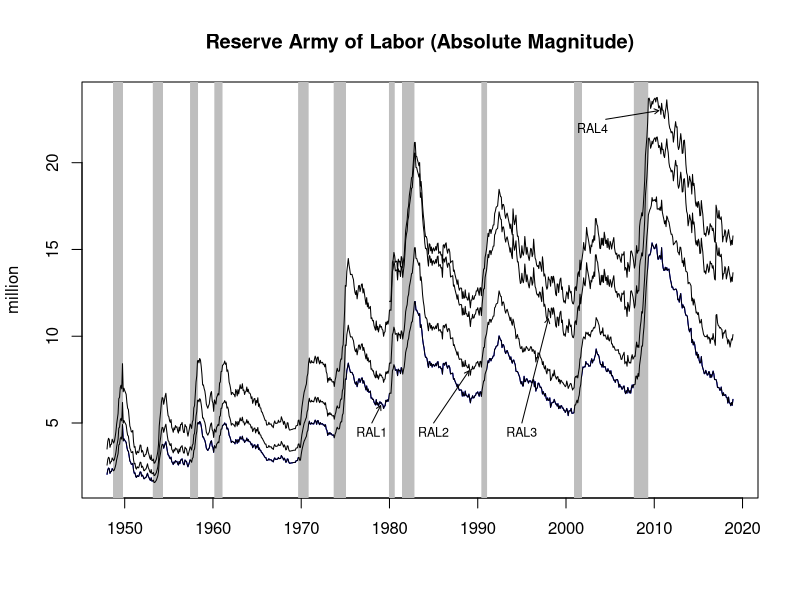
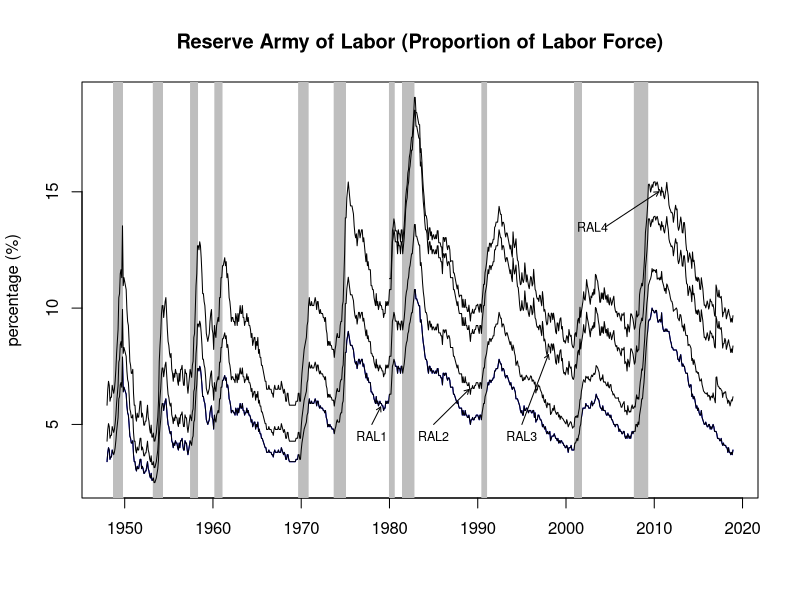

These charts were generated, in order, by the following R code:
# ------------------------------------------------ #
# Code for Table 3.1, Figure 3.6, Figure 3.7
# In the book, the data stopped in 2016
# Here, the data has been updated till 2018
# That is why the numbers are slightly different
# from what is reported in the book
# ------------------------------------------------- #


# LIBRARIES
library(foreign)
library(xtable)
library(lubridate)
library(tidyverse)
library(ggplot2)
library(readxl)



# ---------------------------------------------------- #
# ---  Total Incarcerated population (prison + jails)
datapr <- read_excel("RAL_Data.xlsx", sheet = "prison")


N <- length(datapr$prispop)
prpop <- numeric(12*N)
for (i in 1:N) {
  prpop[(12*(i-1)+1):(12*i)] <- datapr$prispop[i] 
}
# Create monthly series
prpop.monthly <- ts(prpop, start=c(1980,1), frequency = 12)


## --- NBER PEAK QUARTERS ---- ##
peak <- c(1948.75, 1953.25, 1957.50, 1960.25, 1969.75, 1973.75, 
          1980.00, 1981.50, 1990.50, 2001.00, 2007.75)

trough <- c(1949.75, 1954.25, 1958.25, 1961.00, 1970.75, 1975.00,
            1980.50, 1982.75, 1991.00, 2001.75, 2009.25)



# ------------------------------------------------- #
# ---- Basic data on reserve army of labor -------- #
data <- read_excel("RAL_Data.xlsx", sheet = "RAL_Basic")

# Marginally attached workers
marg <- ts(data$MARG, start=c(1948,1), freq=12)
# Part time workers
prtw <- ts(data$PRTW, start=c(1948,1), freq=12)
# Not in labour force but want job
nlfwj <- ts(data$NLFWJ, start=c(1948,1), freq=12)
# Labour force
lf <- ts(data$LF, start=c(1948,1), freq=12)
# Civilian noninstitutional population
civpop <- ts(data$CIVPOP, start=c(1948,1), freq=12)

# First measure of RAL
ral1 <- ts(data$UNEMP, start=c(1948,1), freq=12)

# Total employed workers
emp <- lf-ral1

# Second measure  of RAL (RAL2 = RAL1 + MARG + PRTW)
ral2 <- ts(data$RAL, start=c(1948,1), freq=12)

# Third measure of RAL
ral3 <- (ral2 - marg) + nlfwj

# Mean ratio of RAL2 to RAL1: 1994M1 onwards
ratio <- mean((ral2[time(ral2)>=1994])/(ral1[time(ral1)>=1994]))

# Use "ratio" to impute RAL2 for period before 1994M1
ral2[time(ral2)<1994] <- (ratio)*(ral1[time(ral1)<1994]) 

# Mean ratio of RAL3 to RAL1: 1994M1 onwards
ratio1 <- mean((ral3[time(ral3)>=1994])/(ral1[time(ral1)>=1994]))

# Use "ratio1" to impute RAL3 for period before 1994M1
ral3[time(ral3)<1994] <- (ratio1)*(ral1[time(ral1)<1994]) 

# Fourth measure of RAL (including incarcerated population)
ral4 <- ral3 + prpop.monthly/1000

# PROPORTION OF LABOUR FORCE
ral1.sh <- 100*(ral1/lf)
ral2.sh <- 100*(ral2/lf)
ral3.sh <- 100*(ral3/lf)
ral4.sh <- 100*(ral4/lf)

# PROPORTION OF CIVILIAN NONINSTITUTIONAL POPULATION
ral1.sh.pop <- 100*(ral1/civpop)
ral2.sh.pop <- 100*(ral2/civpop)
ral3.sh.pop <- 100*(ral3/civpop)
ral4.sh.pop <- 100*(ral4/civpop)



# ----------------------------------------------- #
# ------------------- TABLE 3.1 ----------------- #
# 4 measures
# RAL1: unemployed workers
# RAL2 = RAL1 + marginally attached + part-time workers
# RAL3 = RAL1 + part-time workers + not-in-labour-force but want a job
# RAL4 = RAL3 + prison & jail population

# --- MEAN
# MAGNITUDE
ral.pw.mean <- c(mean(ral1),mean(ral2),mean(ral3),mean(ral4))
ral.ga.mean <- c(mean(ral1[time(ral1)<1980]),mean(ral2[time(ral2)<1980]),mean(ral3[time(ral3)<1980]),mean(ral4[time(ral4)<1980]))
ral.nl.mean <- c(mean(ral1[time(ral1)>=1980]),mean(ral2[time(ral2)>=1980]),mean(ral3[time(ral3)>=1980]),mean(ral4[time(ral4)>=1980]))
# SHARE OF LABOUR FORCE
ral.sh.pw.mean <- c(mean(ral1.sh),mean(ral2.sh),mean(ral3.sh),mean(ral4.sh))
ral.sh.ga.mean <- c(mean(ral1.sh[time(ral1.sh)<1980]),mean(ral2.sh[time(ral2.sh)<1980]),mean(ral3.sh[time(ral3.sh)<1980]),mean(ral4.sh[time(ral4.sh)<1980]))
ral.sh.nl.mean <- c(mean(ral1.sh[time(ral1.sh)>=1980]),mean(ral2.sh[time(ral2.sh)>=1980]),mean(ral3.sh[time(ral3.sh)>=1980]),mean(ral4.sh[time(ral4.sh)>=1980]))
# SHARE OF CIV NONINST POP
ral.sh.pop.pw.mean <- c(mean(ral1.sh.pop),mean(ral2.sh.pop),mean(ral3.sh.pop),mean(ral4.sh.pop))
ral.sh.pop.ga.mean <- c(mean(ral1.sh.pop[time(ral1.sh.pop)<1980]),mean(ral2.sh.pop[time(ral2.sh.pop)<1980]),mean(ral3.sh.pop[time(ral3.sh.pop)<1980]),mean(ral4.sh.pop[time(ral4.sh.pop)<1980]))
ral.sh.pop.nl.mean <- c(mean(ral1.sh.pop[time(ral1.sh.pop)>=1980]),mean(ral2.sh.pop[time(ral2.sh.pop)>=1980]),mean(ral3.sh.pop[time(ral3.sh.pop)>=1980]),mean(ral4.sh.pop[time(ral4.sh.pop)>=1980]))


# ---- MEDIAN
# MAGNITUDE
ral.pw.median <- c(median(ral1),median(ral2),median(ral3),median(ral4))
ral.ga.median <- c(median(ral1[time(ral1)<1980]),median(ral2[time(ral2)<1980]),median(ral3[time(ral3)<1980]),median(ral4[time(ral4)<1980]))
ral.nl.median <- c(median(ral1[time(ral1)>=1980]),median(ral2[time(ral2)>=1980]),median(ral3[time(ral3)>=1980]),median(ral4[time(ral4)>=1980]))
# SHARE OF LABOUR FORCE
ral.sh.pw.median <- c(median(ral1.sh),median(ral2.sh),median(ral3.sh),median(ral4.sh))
ral.sh.ga.median <- c(median(ral1.sh[time(ral1.sh)<1980]),median(ral2.sh[time(ral2.sh)<1980]),median(ral3.sh[time(ral3.sh)<1980]),median(ral4.sh[time(ral4.sh)<1980]))
ral.sh.nl.median <- c(median(ral1.sh[time(ral1.sh)>=1980]),median(ral2.sh[time(ral2.sh)>=1980]),median(ral3.sh[time(ral3.sh)>=1980]),median(ral4.sh[time(ral4.sh)>=1980]))
# SHARE OF CIV NONINST POP
ral.sh.pop.pw.median <- c(median(ral1.sh.pop),median(ral2.sh.pop),median(ral3.sh.pop),median(ral4.sh.pop))
ral.sh.pop.ga.median <- c(median(ral1.sh.pop[time(ral1.sh.pop)<1980]),median(ral2.sh.pop[time(ral2.sh.pop)<1980]),median(ral3.sh.pop[time(ral3.sh.pop)<1980]),median(ral4.sh.pop[time(ral4.sh.pop)<1980]))
ral.sh.pop.nl.median <- c(median(ral1.sh.pop[time(ral1.sh.pop)>=1980]),median(ral2.sh.pop[time(ral2.sh.pop)>=1980]),median(ral3.sh.pop[time(ral3.sh.pop)>=1980]),median(ral4.sh.pop[time(ral4.sh.pop)>=1980]))

# ----- STANDARD DEVIATION
# MAGNITUDE
ral.pw.sd <- c(sd(ral1),sd(ral2),sd(ral3),sd(ral4))
ral.ga.sd <- c(sd(ral1[time(ral1)<1980]),sd(ral2[time(ral2)<1980]),sd(ral3[time(ral3)<1980]),sd(ral4[time(ral4)<1980]))
ral.nl.sd <- c(sd(ral1[time(ral1)>=1980]),sd(ral2[time(ral2)>=1980]),sd(ral3[time(ral3)>=1980]),sd(ral4[time(ral4)>=1980]))
# SHARE of LABOUR FORCE
ral.sh.pw.sd <- c(sd(ral1.sh),sd(ral2.sh),sd(ral3.sh),sd(ral4.sh))
ral.sh.ga.sd <- c(sd(ral1.sh[time(ral1.sh)<1980]),sd(ral2.sh[time(ral2.sh)<1980]),sd(ral3.sh[time(ral3.sh)<1980]),sd(ral4.sh[time(ral4.sh)<1980]))
ral.sh.nl.sd <- c(sd(ral1.sh[time(ral1.sh)>=1980]),sd(ral2.sh[time(ral2.sh)>=1980]),sd(ral3.sh[time(ral3.sh)>=1980]),sd(ral4.sh[time(ral4.sh)>=1980]))
# SHARE OF CIV NONINST POP
ral.sh.pop.pw.sd <- c(sd(ral1.sh.pop),sd(ral2.sh.pop),sd(ral3.sh.pop),sd(ral4.sh.pop))
ral.sh.pop.ga.sd <- c(sd(ral1.sh.pop[time(ral1.sh.pop)<1980]),sd(ral2.sh.pop[time(ral2.sh.pop)<1980]),sd(ral3.sh.pop[time(ral3.sh.pop)<1980]),sd(ral4.sh.pop[time(ral4.sh.pop)<1980]))
ral.sh.pop.nl.sd <- c(sd(ral1.sh.pop[time(ral1.sh.pop)>=1980]),sd(ral2.sh.pop[time(ral2.sh.pop)>=1980]),sd(ral3.sh.pop[time(ral3.sh.pop)>=1980]),sd(ral4.sh.pop[time(ral4.sh.pop)>=1980]))


ral.pw <- rbind(ral.pw.mean, ral.pw.median, ral.pw.sd)/1000
ral.sh.pw <- rbind(ral.sh.pw.mean, ral.sh.pw.median, ral.sh.pw.sd)
ral.sh.pop.pw <- rbind(ral.sh.pop.pw.mean, ral.sh.pop.pw.median, ral.sh.pop.pw.sd)
ral.ga <- rbind(ral.ga.mean, ral.ga.median, ral.ga.sd)/1000
ral.sh.ga <- rbind(ral.sh.ga.mean, ral.sh.ga.median, ral.sh.ga.sd)
ral.sh.pop.ga <- rbind(ral.sh.pop.ga.mean, ral.sh.pop.ga.median, ral.sh.pop.ga.sd)
ral.nl <- rbind(ral.nl.mean, ral.nl.median, ral.nl.sd)/1000
ral.sh.nl <- rbind(ral.sh.nl.mean, ral.sh.nl.median, ral.sh.nl.sd)
ral.sh.pop.nl <- rbind(ral.sh.pop.nl.mean, ral.sh.pop.nl.median, ral.sh.pop.nl.sd)

ral.sumstat <- rbind(ral.pw,ral.sh.pw,
                     ral.ga,ral.sh.ga,
                     ral.nl,ral.sh.nl)
colnames(ral.sumstat) <- c("RAL1","RAL2","RAL3","RAL4")
rownames(ral.sumstat) <- rep(c("Mean", "Median", "Std Dev"),6)
print(xtable(ral.sumstat)) 


# ------------------------------------------------ #
# ------------------- FIGURE 3.6 ----------------- #

# ABSOLUTE MAGNITUDE
low.lim <- min(ral1/1000, na.rm=T)
up.lim <- max(ral4/1000, na.rm=T)
pdf("RAL-level.pdf")
plot(ral1/1000, type="l", col="blue", main="Reserve Army of Labor (Absolute Magnitude)", ylab="million", xlab="", ylim=c(low.lim,up.lim))
for (i in 1:length(peak)){
  abline(v=seq(peak[i],trough[i],by=0.01), col="gray")
}
lines(ral1/1000)
lines(ral2/1000)
lines(ral3/1000)
lines(ral4/1000)
text(2003,22, "RAL4", cex=0.75)
text(1995,4.5, "RAL3", cex=0.75)
text(1985,4.5, "RAL2", cex=0.75)
text(1978,4.5, "RAL1", cex=0.75)
arrows(2004.5,22.5,x1=2010.5,y1=23,length=0.05)
arrows(1995,5,x1=1998,y1=11,length=0.05)
arrows(1985,5,x1=1989,y1=8,length=0.05)
arrows(1978,5,x1=1979,y1=6,length=0.05)
dev.off()



# ------------------------------------------------ #
# ------------------- FIGURE 3.7 ----------------- #

# PROPORTION OF LABOUR FORCE
ral1.sh <- 100*(ral1/lf)
ral2.sh <- 100*(ral2/lf)
ral3.sh <- 100*(ral3/lf)
ral4.sh <- 100*(ral4/lf)

low.lim <- min(ral1.sh, na.rm=T)
up.lim <- max(ral4.sh, na.rm=T)

pdf("RAL-proportion.pdf")
plot(ral1.sh, type="l", col="blue", main="Reserve Army of Labor (Proportion of Labor Force)",
     ylab="percentage (%)", xlab="", ylim=c(low.lim,up.lim))
for (i in 1:length(peak)){
  abline(v=seq(peak[i],trough[i],by=0.01), col="gray")
}
lines(ral1.sh)
lines(ral2.sh)
lines(ral3.sh)
lines(ral4.sh)
text(2003,13.5, "RAL4", cex=0.75)
text(1995,4.5, "RAL3", cex=0.75)
text(1985,4.5, "RAL2", cex=0.75)
text(1978,4.5, "RAL1", cex=0.75)
arrows(2004.5,13.5,x1=2010.5,y1=15,length=0.05)
arrows(1995,5,x1=1998,y1=8,length=0.05)
arrows(1985,5,x1=1989,y1=6.5,length=0.05)
arrows(1978,5,x1=1979,y1=5.75,length=0.05)
dev.off()


